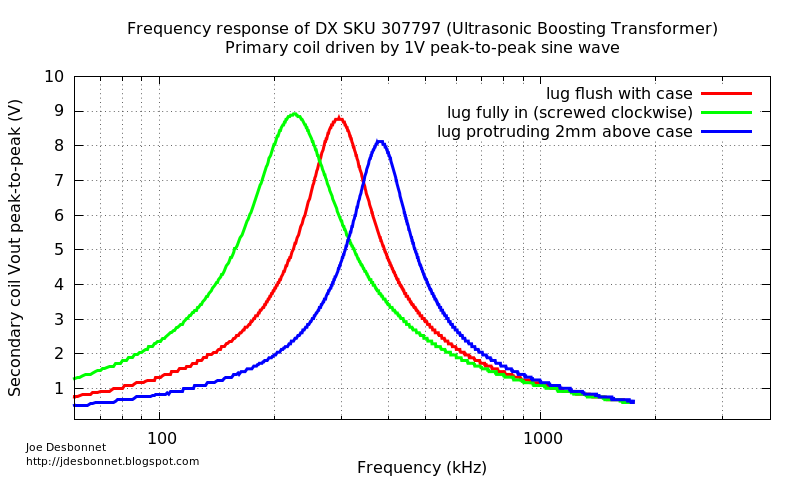

This chart was generated by the following gnuplot code:
#
# GnuPlot script to generate chart of frequency response curve after adjusting
# the screwdriver adjustable lug. Three curves were generated using a script
# controling the WaveGen and measuring features of the InfiniiVision-3000 series 
# DSO-X 3014A.
# curve1.dat: lug flush with the casing (how it's shipped)
# curve2.dat: lug screwed as far as possible clockwise (fully in)
# curve3.dat: lug screwed anti-clockwise until it protrudes ~2mm above case
#
# Joe Desbonnet, [email redacted], 14 Aug 2015.
#
set title "Frequency response of DX SKU 307797 (Ultrasonic Boosting Transformer)\nPrimary coil driven by 1V peak-to-peak sine wave"
set ylabel 'Secondary coil Vout peak-to-peak (V)'
set xlabel 'Frequency (kHz)'
set yrange [0.1:10]
set xrange [60:4000]
set log x
set grid xtics ytics mxtics
set mxtics

set terminal pngcairo size 800,480
set output "frequency_response_2.png"


set label "Joe Desbonnet" at graph -0.07,-0.08 font ",8" 
set label "http://jdesbonnet.blogspot.com" at graph -0.07,-0.12 font ",8" 


plot \
'curve1.dat' using ($1/1000):($2/1) with lines linewidth 3 title 'lug flush with case', \
'curve2.dat' using ($1/1000):($2/1) with lines linewidth 3 title 'lug fully in (screwed clockwise)', \
'curve3.dat' using ($1/1000):($2/1) with lines linewidth 3 title 'lug protruding 2mm above case'
